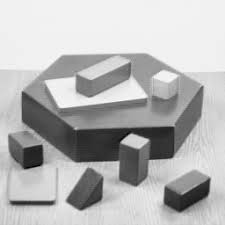
//> input picture harris/images.jpg, 225 x 225 px
$ ./MyCanny ../harris/images.jpg 100 100   (built with g++ and OpenCV 4)
//> lines starting //> are read from the running program, lines starting //| are printed output that depends on the picture; after the words box and inside, x2 and y2 are one past the last pixel; in counts of white or black regions, pixels touching at a corner belong together
//> further down, img is the input picture: 225 rows x 225 cols, CV_8UC1; min 0, max 255, mean 182.9
#include <opencv2/opencv.hpp>
#include <cstdlib>
#include <iostream>
#include <string>

using namespace std;
using namespace cv;

const int kernel_size = 3;

void thresholding(Mat &img, Mat &out, int lowThreshold, int highThreshold) {
    for (int i = 1; i < img.rows - 1; i++) {
        for (int j = 1; j < img.cols - 1; j++) {
            if (img.at<uchar>(i, j) > highThreshold) {
                out.at<uchar>(i, j) = 255;
                // Prumuoviamo tutti i pixel nel suo intorno 3x3 a pixel forti
                for (int u = -1; u <= 1; u++) {
                    for (int v = -1; v <= 1; v++) {
                        if (img.at<uchar>(i + u, j + v) > lowThreshold && img.at<uchar>(i + u, j + v) < highThreshold) {
                            out.at<uchar>(i + u, j + v) = 255;
                        }
                    }
                }
            }
            else if (img.at<uchar>(i, j) < lowThreshold) {
                out.at<uchar>(i, j) = 0;
            }
        }
    }
}

void noMaximaSuppression(Mat &magnitude, Mat &orientations, Mat &nms) {
    for (int i = 1; i < magnitude.rows - 1; i++) {
        for (int j = 1; j < magnitude.cols - 1; j++) {
            // Ricaviamo l'angolo del pixel in posizione (i, j)
            float angle = orientations.at<float>(i, j);
            // Facciamo in modo che gli angoli varino tra -180 e 180
            angle = (angle > 180) ? angle - 360 : angle;

            // orizzontale
            if ((angle > -22.5) && (angle <= 22.5) || (angle > -157.5) && (angle <= 157.5)) {
                if (magnitude.at<uchar>(i, j) >= magnitude.at<uchar>(i, j - 1) && magnitude.at<uchar>(i, j) >= magnitude.at<uchar>(i, j + 1)) {
                    nms.at<uchar>(i, j) = magnitude.at<uchar>(i, j);
                }
            }
            // diagonale dx
            else if ((angle > -67.5) && (angle <= -22.5) || (angle > 112.5) && (angle <= 157.5)) {
                if (magnitude.at<uchar>(i, j) >= magnitude.at<uchar>(i - 1, j - 1) && magnitude.at<uchar>(i, j) >= magnitude.at<uchar>(i + 1, j + 1)) {
                    nms.at<uchar>(i, j) = magnitude.at<uchar>(i, j);
                }
            }
            // verticale
            else if ((angle > -112.5) && (angle <= -67.5) || (angle > 67.5) && (angle <= 112.5)) {
                if (magnitude.at<uchar>(i, j) >= magnitude.at<uchar>(i - 1, j) && magnitude.at<uchar>(i, j) >= magnitude.at<uchar>(i + 1, j)) {
                    nms.at<uchar>(i, j) = magnitude.at<uchar>(i, j);
                }
            }
            // diagonale sx
            else if ((angle > -157.5) && (angle <= -112.5) || (angle > 22.5) && (angle <= 67.5)) {
                if (magnitude.at<uchar>(i, j) >= magnitude.at<uchar>(i + 1, j - 1) && magnitude.at<uchar>(i, j) >= magnitude.at<uchar>(i - 1, j + 1)) {
                    nms.at<uchar>(i, j) = magnitude.at<uchar>(i, j);
                }
            }
        }
    }
}

void Canny(Mat &src, Mat &output, int kernelSize, int lowThreshold, int highThreshold) {
//> called with kernelSize = 3, lowThreshold = 100, highThreshold = 100
    Mat gauss;
    /* 1. Convolvere l'immagine con il filtro Gaussiano */
    GaussianBlur(src, gauss, Size(5, 5), 0, 0);

    /* 2. Calcolare magnitudo e angolo di fase del vettore gradiente */
    // Calcolo del vettore gradiente
    Mat Dx, Dy;
    Sobel(gauss, Dx, CV_32FC1, 1, 0, kernel_size);
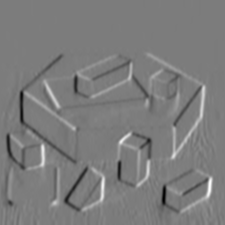
//> Dx: 225 rows x 225 cols, CV_32FC1; min -366, max 383, mean 0.1; drawn with min black and max white
    Sobel(gauss, Dy, CV_32FC1, 0, 1, kernel_size);
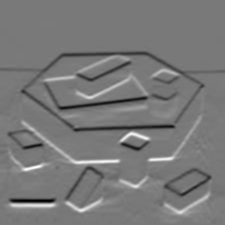
//> Dy: 225 rows x 225 cols, CV_32FC1; min -367, max 403, mean -1; drawn with min black and max white
    // Calcolo della magnitudo con formula standard
    Mat Dx2, Dy2, magnitude;
    pow(Dx, 2, Dx2);
    pow(Dy, 2, Dy2);
    sqrt(Dx2 + Dy2, magnitude);
    // Normalizzazione della magnitudo
    normalize(magnitude, magnitude, 0, 255, NORM_MINMAX, CV_8U);
    //imshow("magnitudo", magnitude);
    // Calcolo dell'angolo di fase con la funzione phase
    Mat orientations;
    phase(Dx, Dy, orientations, true);
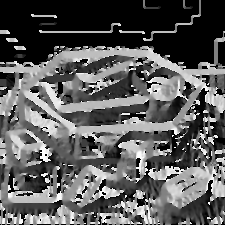
//> orientations: 225 rows x 225 cols, CV_32FC1; min 0, max 359.8, mean 130.6; drawn with min black and max white
    //imshow("angolo di fase", orientations);
    //waitKey(0);
    /* 3. Applicare la non maxima suppression */
    Mat nms = Mat::zeros(magnitude.rows, magnitude.cols, CV_8U);
    noMaximaSuppression(magnitude, orientations, nms);
//> after the loop in noMaximaSuppression, `for (int i = 1; i < magnitude.rows - 1; i++)`:
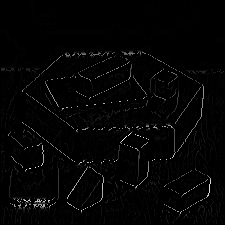
//> nms: 225 rows x 225 cols, CV_8UC1; min 0, max 255, mean 4.4
    //imshow("no maxima suppression", nms);

    /* 4. Applicare il tresholding con isteresi */
    Mat out = Mat::zeros(nms.rows, nms.cols, CV_8U);
    thresholding(nms, out, lowThreshold, highThreshold);
//> after the loop in thresholding, `for (int i = 1; i < img.rows - 1; i++)`:
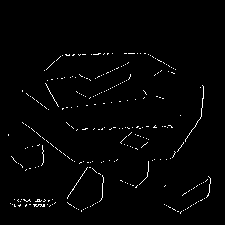
//> out: 225 rows x 225 cols, CV_8UC1; 1.6% white in thin lines or dots, all inside (x1, y1, x2, y2) = (8, 53, 211, 214)
    //imshow("threshold", out);
    //waitKey(0);
    output = out;
}

int main(int argc, char **argv) {
    Mat img, output;
    String img_name;
    int lowThreshold, highThreshold;

    // Controllo valori passati da riga di comando
    if (argc != 4) {
        cout << "Usage: " << argv[0] << " img_name lowThreshold highThreshold" << endl;
        return -1;
    }
    img_name = argv[1];

    // Lettura immagine come parametro da riga di comando
    img = imread(img_name, IMREAD_GRAYSCALE);
    if (img.empty()) {
        cout << "Could not open " << img_name << endl;
        return -1;
    }

    lowThreshold = stoi(argv[2]);
    highThreshold = stoi(argv[3]);

    Canny(img, output, kernel_size, lowThreshold, highThreshold);

    imshow("Canny", output);
    waitKey(0);
    return 0;
}
